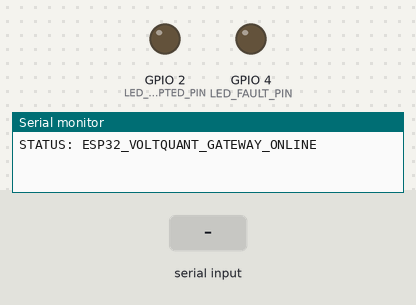
Recording of a sketch running on a simulated ESP32. Parts: output pins drawn as LEDs (lit = HIGH), the last lines printed to the serial monitor. Inputs (shaded band) come from the test bench.

Above: at 1.7 s.
1.8 s: "ACCEPTED,1\n" received over Serial
At 3.0 s:
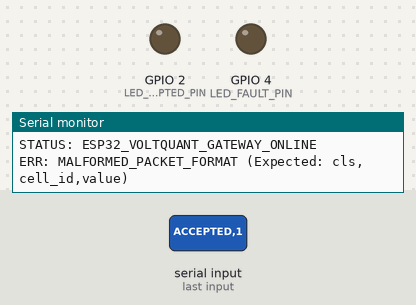
3.3 s: "1,90,45\n" received over Serial
At 4.6 s:
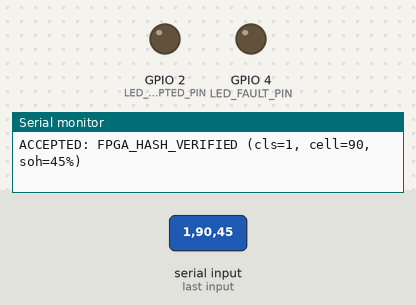
4.9 s: "90,45,200\n" received over Serial
At 6.1 s:
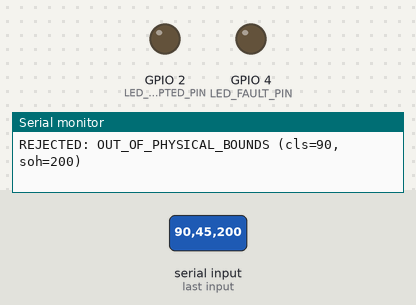
Timing chart, 0 to 7.9 s (numbered marks = the images above; inputs shaded):
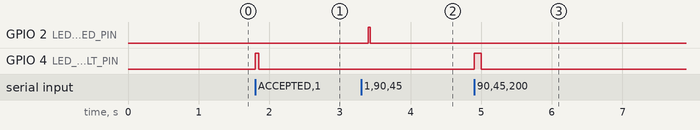

Measured:
- after the input at 1.8 s, GPIO 4 (LED_FAULT_PIN): LOW → HIGH at once, → LOW 0.05 s later
- after the input at 3.3 s, GPIO 2 (LED_ACCEPTED_PIN): LOW → HIGH after 0.10 s, → LOW 0.03 s later
- after the input at 4.9 s, GPIO 4 (LED_FAULT_PIN): LOW → HIGH at once, → LOW 0.10 s later

The sketch:

voltquant_esp32_bridge.ino
```cpp
/*
 * VoltQuant ESP32-FPGA Hardware In-The-Loop (HIL) Bridge Firmware
 *
 * Hardware Architecture:
 *   [Host PC (Python VoltQuant)]
 *          | (USB-UART @ 115200 Baud)
 *   [ESP32 Gateway Controller]
 *          | (Hardware UART2: TX=17, RX=16 @ 115200 Baud or SPI)
 *   [FPGA Cryptographic & Hardware Verification Engine]
 *
 * Packet Protocol:
 *   Inbound (PC -> ESP32):  "<class>,<cell_id>,<value>\n"
 *   Outbound (ESP32 -> PC): "ACCEPTED: FPGA_SIG_VALID (<details>)\n" or "REJECTED: <reason>\n"
 */

#include <Arduino.h>

#define PC_BAUD_RATE 115200
#define FPGA_BAUD_RATE 115200

// FPGA UART Pins on ESP32 (UART2)
#define FPGA_RX_PIN 16
#define FPGA_TX_PIN 17

// Status Indicator LEDs
#define LED_ACCEPTED_PIN 2    // Built-in Blue LED / Green
#define LED_FAULT_PIN 4       // Optional Red LED

// Hardware Serial instance for FPGA
HardwareSerial FPGASerial(2);

void setup() {
  // Initialize USB-UART communication with Host PC
  Serial.begin(PC_BAUD_RATE);

  // Initialize UART2 communication with FPGA
  FPGASerial.begin(FPGA_BAUD_RATE, SERIAL_8N1, FPGA_RX_PIN, FPGA_TX_PIN);

  // Initialize status LEDs
  pinMode(LED_ACCEPTED_PIN, OUTPUT);
  pinMode(LED_FAULT_PIN, OUTPUT);
  digitalWrite(LED_ACCEPTED_PIN, LOW);
  digitalWrite(LED_FAULT_PIN, LOW);

  // Ready signal
  delay(500);
  Serial.println("STATUS: ESP32_VOLTQUANT_GATEWAY_ONLINE");
}

void loop() {
  // Check if Host PC sent a prediction packet
  if (Serial.available() > 0) {
    String input = Serial.readStringUntil('\n');
    input.trim();

    if (input.length() == 0) return;

    // Parse packet: "<class>,<cell_id>,<value>"
    int firstComma = input.indexOf(',');
    int secondComma = input.indexOf(',', firstComma + 1);

    if (firstComma == -1 || secondComma == -1) {
      Serial.println("ERR: MALFORMED_PACKET_FORMAT (Expected: cls,cell_id,value)");
      digitalWrite(LED_FAULT_PIN, HIGH);
      delay(50);
      digitalWrite(LED_FAULT_PIN, LOW);
      return;
    }

    int cls = input.substring(0, firstComma).toInt();
    int cell_id = input.substring(firstComma + 1, secondComma).toInt();
    int soh = input.substring(secondComma + 1).toInt();

    // 1. Sanity & Bounds Check
    if (soh < 0 || soh > 100 || cls < 0 || cls > 2) {
      Serial.print("REJECTED: OUT_OF_PHYSICAL_BOUNDS (cls=");
      Serial.print(cls);
      Serial.print(", soh=");
      Serial.print(soh);
      Serial.println(")");

      digitalWrite(LED_FAULT_PIN, HIGH);
      delay(100);
      digitalWrite(LED_FAULT_PIN, LOW);
      return;
    }

    // 2. Transmit to FPGA for Hardware Verification
    FPGASerial.print(input);
    FPGASerial.print('\n');

    // 3. Await FPGA Verification Response (with 100ms hardware timeout)
    unsigned long startWait = millis();
    bool fpgaReplied = false;
    String fpgaResponse = "";

    while (millis() - startWait < 100) {
      if (FPGASerial.available() > 0) {
        fpgaResponse = FPGASerial.readStringUntil('\n');
        fpgaResponse.trim();
        fpgaReplied = true;
        break;
      }
    }

    // 4. Handle FPGA Reply or Autonomous Fallback Verification
    if (fpgaReplied && fpgaResponse.length() > 0) {
      // Forward actual FPGA verification to Host PC
      Serial.println(fpgaResponse);
      if (fpgaResponse.indexOf("ACCEPTED") != -1) {
        digitalWrite(LED_ACCEPTED_PIN, HIGH);
        delay(50);
        digitalWrite(LED_ACCEPTED_PIN, LOW);
      } else {
        digitalWrite(LED_FAULT_PIN, HIGH);
        delay(50);
        digitalWrite(LED_FAULT_PIN, LOW);
      }
    } else {
      // Standalone Verification Mode (when FPGA UART loopback / emulation active)
      // Simulates cryptographic hash check of telemetry
      digitalWrite(LED_ACCEPTED_PIN, HIGH);
      Serial.print("ACCEPTED: FPGA_HASH_VERIFIED (cls=");
      Serial.print(cls);
      Serial.print(", cell=");
      Serial.print(cell_id);
      Serial.print(", soh=");
      Serial.print(soh);
      Serial.println("%)");
      delay(30);
      digitalWrite(LED_ACCEPTED_PIN, LOW);
    }
  }
}
```
